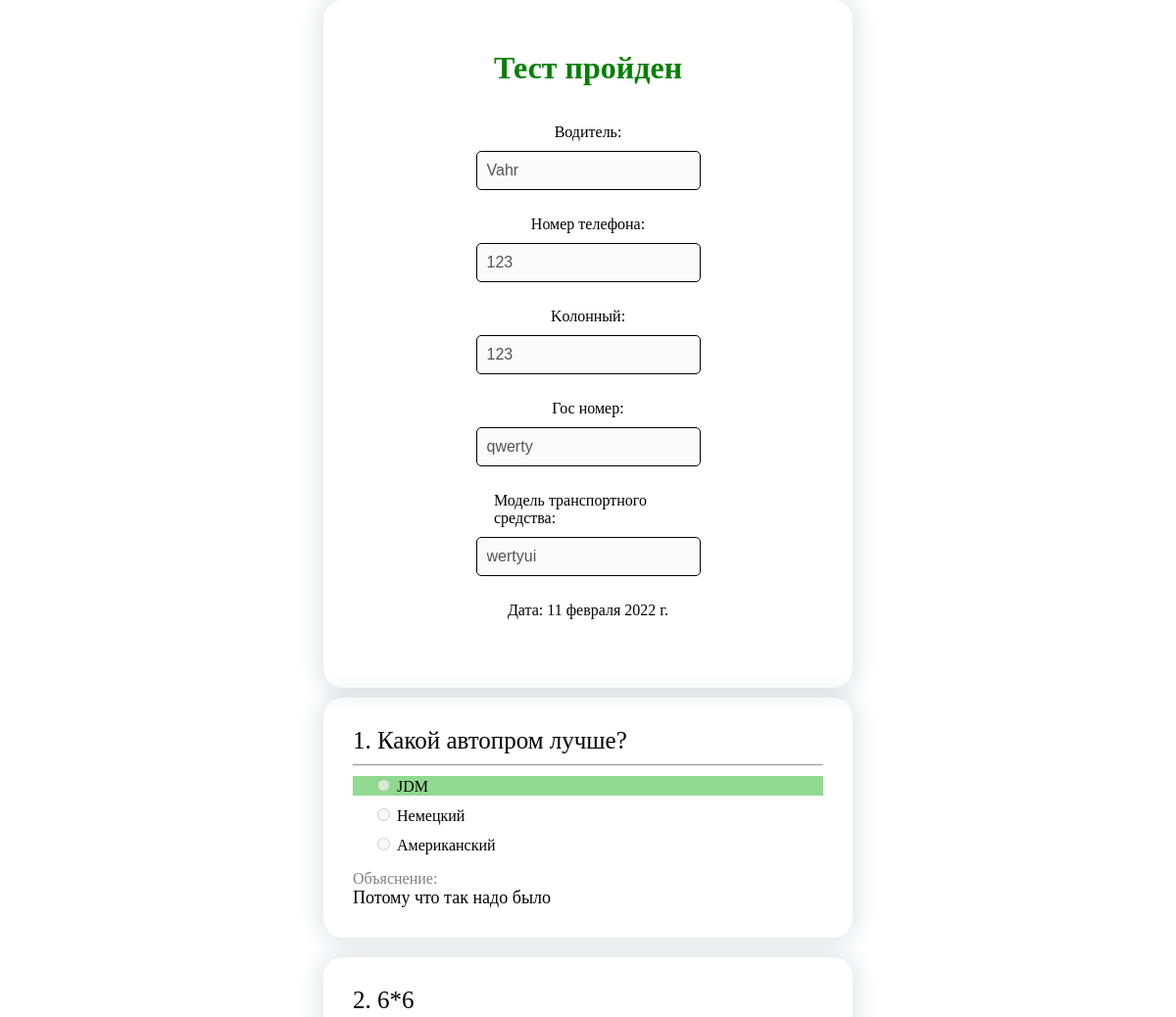
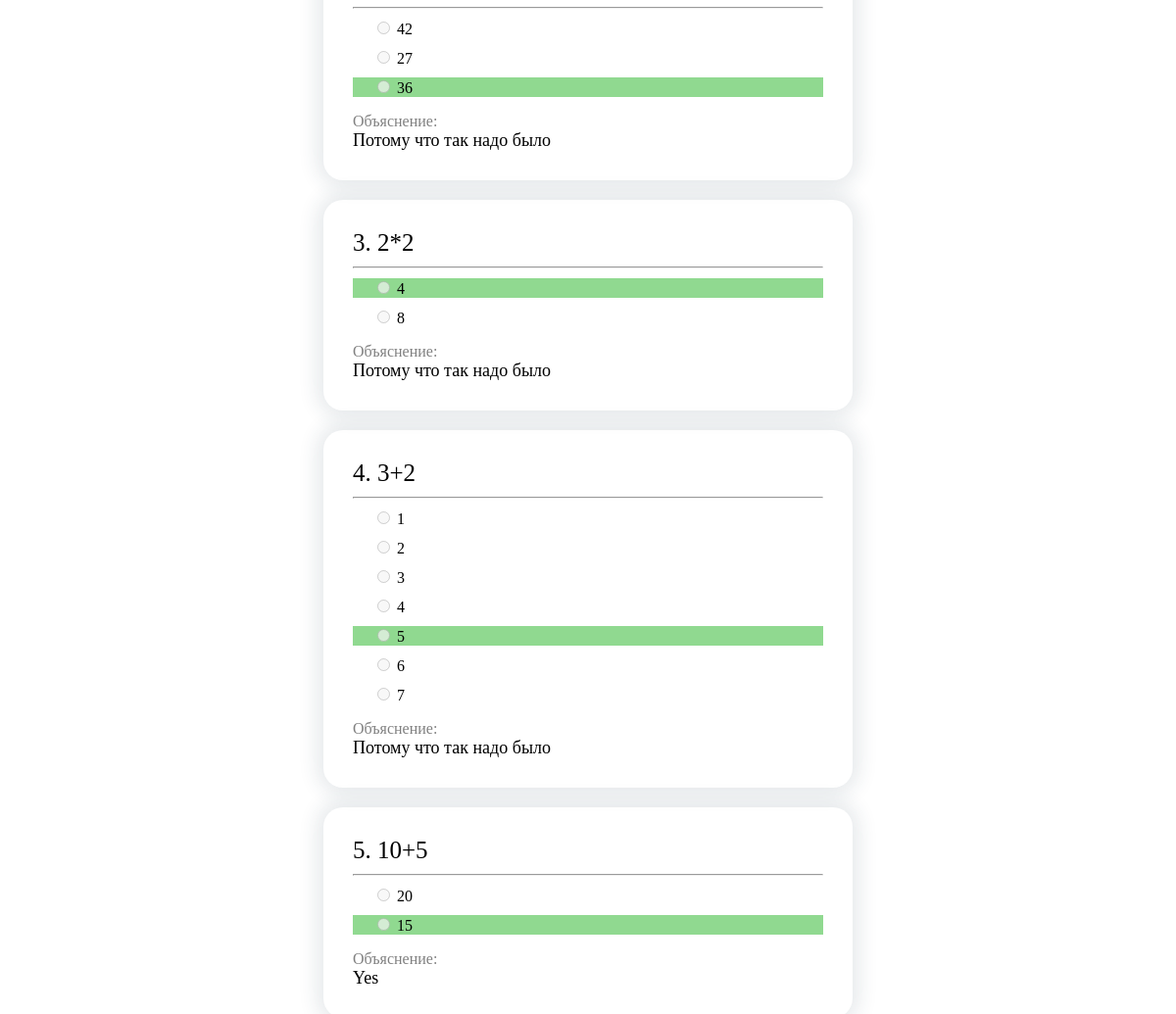
Page /test/5d78470fba1c6cb01e02 on the committed database (2 pictures, top to bottom).
### main/models.py (models this page shows, shortened)
class Test(models.Model):
    token = models.CharField(verbose_name='Токен',help_text="Неповторимий элемент", max_length=100)
    fio = models.CharField(verbose_name='Водитель', max_length=100)
    number = models.CharField(verbose_name='Номер телефона', max_length=100)
    columnar = models.CharField(verbose_name='Kолонный', max_length=100)
    carNumber = models.CharField(verbose_name='Гос номер', max_length=100)
    carModel = models.CharField(verbose_name='Модель транспортного средства', max_length=100)
    successfully = models.BooleanField(verbose_name='Пройдено',blank=True)
    date = models.DateField(verbose_name='Дата', auto_now=True,)
    class Meta:
        verbose_name = 'Тест'
        verbose_name_plural = 'Тесты'

class Query(models.Model):
    query = models.TextField(verbose_name='Вопрос',max_length=4000)
    answer1 = models.CharField(verbose_name='Ответ 1', max_length=250)
    answer2 = models.CharField(verbose_name='Ответ 2', max_length=250)
    answer3 = models.CharField(verbose_name='Ответ 3 (не обязательно)', null=True, blank=True, max_length=250)
    answer4 = models.CharField(verbose_name='Ответ 4 (не обязательно)', null=True, blank=True, max_length=250)
    answer5 = models.CharField(verbose_name='Ответ 5 (не обязательно)', null=True, blank=True, max_length=250)
    answer6 = models.CharField(verbose_name='Ответ 6 (не обязательно)', null=True, blank=True, max_length=250)
    answer7 = models.CharField(verbose_name='Ответ 7 (не обязательно)', null=True, blank=True, max_length=250)
    correctAnswer = models.IntegerField(verbose_name='Правильный ответ')
    explanation = models.TextField(verbose_name='объяснение',max_length=2000,null=True, blank=True,)
    class Meta:
        verbose_name = 'Вопрос'
        verbose_name_plural = 'Вопросы'

### main/views.py (the view)
# urls.py: path('test/<str:token>', views.finishedTest),
def finishedTest(request,token):
    passedTets = Test.objects.get(token=token)
    passed = passedTets.successfully
    carNumber = passedTets.carNumber
    fio = passedTets.fio
    number = passedTets.number
    columnar = passedTets.columnar
    carModel = passedTets.carModel
    date = passedTets.date
    test = []
    querys = Query.objects.all()
    for i in range(len(querys)):
        dictonary = {
            'id': querys[i].pk,
            'count': i+1,
            'query': querys[i].query,
            'answer1': querys[i].answer1,
            'answer2': querys[i].answer2,
        }
        if querys[i].answer3:
            dictonary['answer3'] = querys[i].answer3
        if querys[i].answer4:
            dictonary['answer4'] = querys[i].answer4
        if querys[i].answer5:
            dictonary['answer5'] = querys[i].answer5
        if querys[i].answer6:
            dictonary['answer6'] = querys[i].answer6
        if querys[i].answer7:
            dictonary['answer7'] = querys[i].answer7
        dictonary['correctAnswer'] = querys[i].correctAnswer
        dictonary['explanation'] = querys[i].explanation
        test.append(dictonary)
    print(test)
    bigData = {
        'test': test,
        'carNumber':carNumber,
        'fio':fio,
        'number':number,
        'columnar':columnar,
        'carModel':carModel,
        'passed':passed,
        'date':date,
    }
    return render(request, 'main/finishedTest.html', bigData)

### main/templates/main/finishedTest.html (shortened to what this page needs)
{%load static%}
<!DOCTYPE html>
<html lang="en">
<head>
    <link rel="stylesheet" href="{%static 'css/style.css'%}">
</head>
<body>
    <div class="contact">
        {%if passed%}
            <h1 class="green">Тест пройден</h1>
            {%else%}
            <h1 class="red">Тест не пройден</h1>
        {%endif%}
        <div class="inputDiv">
            <p>Водитель:</p>
            <input id="fio" disabled value="{{fio}}" placeholder="Вводите ФИО" class="employe" type="text">
        </div>
        <div class="inputDiv">
            <p>Номер телефона:</p>
            <input id="number" disabled value="{{number}}" placeholder="Вводите номер телефона" class="company" type="text">
        </div>
        <div class="inputDiv">
            <p>Kолонный:</p>
            <input id="columnar" disabled value="{{columnar}}" placeholder="Kолонный" class="company" type="text">
        </div>
        <div class="inputDiv">
            <p>Гос номер:</p>
            <input id="carNumber" disabled value="{{carNumber}}" placeholder="Вводите гос номер" class="company" type="text">
        </div>
        <div class="inputDiv">
            <p>Модель транспортного средства:</p>
            <input id="carModel" disabled value="{{carModel}}" placeholder="Вводите модель ТС" class="company" type="text">
        </div>
        <div class="inputDiv">
            <p>Дата: {{date}}</p>
        </div>
    </div>
    <div class="tests">
        {%for i in test%}
        <div class="test">
            <p class="query">{{i.count}}. {{i.query}}</p>
            <hr>
            {%if i.correctAnswer == 1%}
                <div class="answer true">
                    <input type="radio" disabled id="{{i.id}}_answer1" onclick="testList.push(this.name)" name="query_{{i.count}}_{{i.id}}" >
                    <label for="{{i.id}}_answer1">{{i.answer1}}</label><br>
                </div>
            {%else%}
                <div class="answer">
                    <input type="radio" disabled id="{{i.id}}_answer1" onclick="testList.push(this.name)" name="query_{{i.count}}_{{i.id}}" >
                    <label for="{{i.id}}_answer1">{{i.answer1}}</label><br>
                </div>
            {%endif%}
            {%if i.correctAnswer == 2%}
                <div class="answer true">
                    <input type="radio" disabled id="{{i.id}}_answer2" onclick="testList.push(this.name)" name="query_{{i.count}}_{{i.id}}" >
                    <label for="{{i.id}}_answer2">{{i.answer2}}</label><br>
                </div>
            {%else%}
                <div class="answer">
                    <input type="radio" disabled id="{{i.id}}_answer2" onclick="testList.push(this.name)" name="query_{{i.count}}_{{i.id}}" >
                    <label for="{{i.id}}_answer2">{{i.answer2}}</label><br>
                </div>
            {%endif%}
            {%if i.answer3%}
                {%if i.correctAnswer == 3%}
                    <div class="answer true">
                        <input type="radio" disabled id="{{i.id}}_answer3" onclick="testList.push(this.name)" name="query_{{i.count}}_{{i.id}}" >
                        <label for="{{i.id}}_answer3">{{i.answer3}}</label><br>
                    </div>
                {%else%}
                    <div class="answer">
                        <input type="radio" disabled id="{{i.id}}_answer3" onclick="testList.push(this.name)" name="query_{{i.count}}_{{i.id}}" >
                        <label for="{{i.id}}_answer3">{{i.answer3}}</label><br>
                    </div>
                {%endif%}
            {%endif%}
            {%if i.answer4%}
                {%if i.correctAnswer == 4%}
                    <div class="answer true">
                        <input type="radio" disabled id="{{i.id}}_answer4" onclick="testList.push(this.name)" name="query_{{i.count}}_{{i.id}}" >
                        <label for="{{i.id}}_answer4">{{i.answer4}}</label><br>
                    </div>
                {%else%}
                    <div class="answer">
                        <input type="radio" disabled id="{{i.id}}_answer4" onclick="testList.push(this.name)" name="query_{{i.count}}_{{i.id}}" >
                        <label for="{{i.id}}_answer4">{{i.answer4}}</label><br>
                    </div>
                {%endif%}
            {%endif%}
            {%if i.answer5%}
                {%if i.correctAnswer == 5%}
                    <div class="answer true">
                        <input type="radio" disabled id="{{i.id}}_answer5" onclick="testList.push(this.name)" name="query_{{i.count}}_{{i.id}}" >
                        <label for="{{i.id}}_answer5">{{i.answer5}}</label><br>
                    </div>
                {%else%}
                    <div class="answer">
                        <input type="radio" disabled id="{{i.id}}_answer5" onclick="testList.push(this.name)" name="query_{{i.count}}_{{i.id}}" >
                        <label for="{{i.id}}_answer5">{{i.answer5}}</label><br>
                    </div>
                {%endif%}
            {%endif%}
            {%if i.answer6%}
                {%if i.correctAnswer == 6%}
                    <div class="answer true">
                        <input type="radio" disabled id="{{i.id}}_answer6" onclick="testList.push(this.name)" name="query_{{i.count}}_{{i.id}}" >
                        <label for="{{i.id}}_answer6">{{i.answer6}}</label><br>
                    </div>
                {%else%}
                    <div class="answer">
                        <input type="radio" disabled id="{{i.id}}_answer6" onclick="testList.push(this.name)" name="query_{{i.count}}_{{i.id}}" >
                        <label for="{{i.id}}_answer6">{{i.answer6}}</label><br>
                    </div>
                {%endif%}
            {%endif%}
            {%if i.answer7%}
                {%if i.correctAnswer == 7%}
                    <div class="answer true">
                        <input type="radio" disabled id="{{i.id}}_answer7" onclick="testList.push(this.name)" name="query_{{i.count}}_{{i.id}}" >
                        <label for="{{i.id}}_answer7">{{i.answer7}}</label><br>
                    </div>
                {%else%}
                    <div class="answer">
                        <input type="radio" disabled id="{{i.id}}_answer7" onclick="testList.push(this.name)" name="query_{{i.count}}_{{i.id}}" >
                        <label for="{{i.id}}_answer7">{{i.answer7}}</label><br>
                    </div>
                {%endif%}
            {%endif%}
                <p class="explanation">Объяснение:<br><span>{{i.explanation}}</span></p>
        </div>
        {%endfor%}
    </div>
</body>
</html>

### main/static/css/style.css (style rules this page uses)
body { margin: 0; }
* { transition: 0.3s; user-select: none; }
html { scroll-behavior: smooth; }
.contact input { border: 1px solid black; border-radius: 5px; font-size: 16px; margin: 10px; padding: 10px; }
.contact h1 { width: 100%; text-align: center; }
.contact { width: 40%; margin: auto; display: flex; align-items: center; justify-content: center; flex-direction: column; -webkit-box-shadow: 0px 0px 19px 7px rgba(34, 60, 80, 0.11); -moz-box-shadow: 0px 0px 19px 7px rgba(34, 60, 80, 0.11); box-shadow: 0px 0px 19px 7px rgba(34, 60, 80, 0.11); padding: 30px; border-radius: 20px; }
.inputDiv p { margin-bottom: 0; }
.inputDiv { width: 40%; display: flex; justify-content: center; align-items: center; flex-direction: column; }
.tests { width: 100%; display: flex; align-items: center; justify-content: center; flex-direction: column; }
.test { width: 40%; margin: 10px 0; -webkit-box-shadow: 0px 0px 19px 7px rgba(34, 60, 80, 0.11); -moz-box-shadow: 0px 0px 19px 7px rgba(34, 60, 80, 0.11); box-shadow: 0px 0px 19px 7px rgba(34, 60, 80, 0.11); padding: 30px; border-radius: 20px; }
.query { font-size: 25px; margin-top: 0; margin-bottom: 10px; }
.answer { margin: 10px 0; padding-left: 20px; }
.green { color: green; }
.true { background-color: rgba(19, 173, 19, 0.466); }
.explanation { color: gray; font-size: 16px; margin-bottom: 0; }
.explanation span { color: black; font-size: 18px; }

### rows in the picture
Test: fio "Vahr", number "123", columnar "123", carNumber "qwerty", carModel "wertyui", date "11 февраля 2022 г."
Query: query "Какой автопром лучше?", answer1 "JDM", answer2 "Немецкий", answer3 "Американский", explanation "Потому что так надо было"
Query: query "6*6", answer1 "42", answer2 "27", answer3 "36", explanation "Потому что так надо было"
Query: query "2*2", explanation "Потому что так надо было"
Query: count "4", query "3+2", answer1 "1", answer2 "2", answer3 "3", answer4 "4", answer5 "5", answer6 "6", answer7 "7", explanation "Потому что так надо было"
Query: query "10+5", answer1 "20", answer2 "15", explanation "Yes"

### other values in the picture
{{ i.count }} "1" "2" "3" "5"
{{ i.answer1 }} "4"
{{ i.answer2 }} "8"
